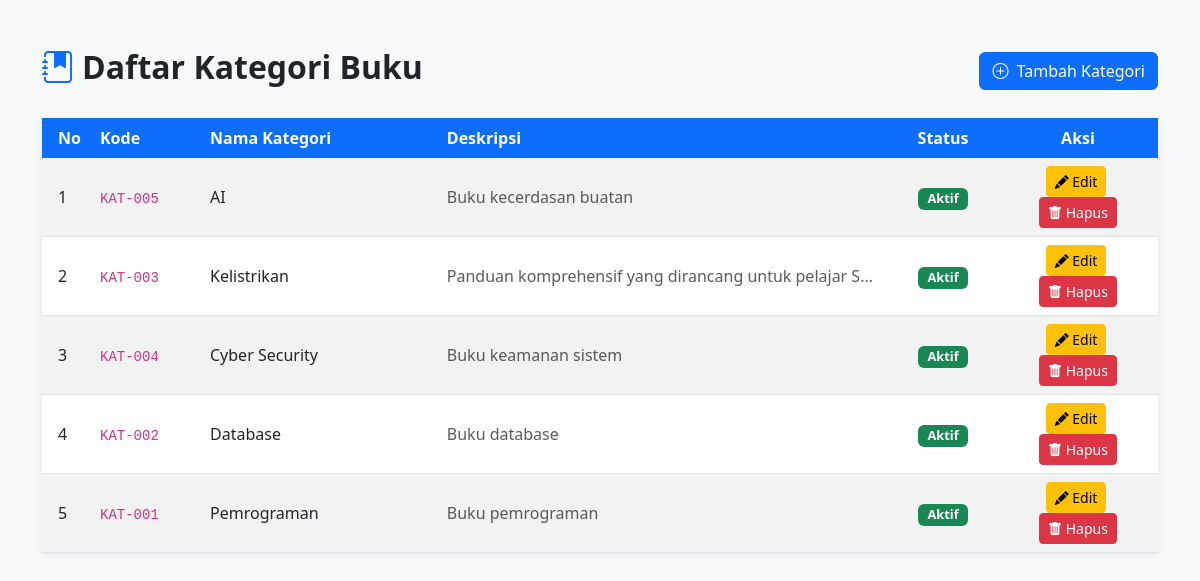
The page / on the database its author committed.
### tables this page shows
CREATE TABLE `kategori` (
  `id_kategori` int NOT NULL,
  `kode_kategori` varchar(10) NOT NULL,
  `nama_kategori` varchar(50) NOT NULL,
  `deskripsi` text,
  `status` enum('Aktif','Nonaktif') DEFAULT 'Aktif',
  `created_at` timestamp NULL DEFAULT CURRENT_TIMESTAMP
);

### index.php (the view, shortened to what this page needs)
<!DOCTYPE html>
<html lang="id">
<head>
    <link href="https://cdn.jsdelivr.net/npm/bootstrap@5.3.0/dist/css/bootstrap.min.css" rel="stylesheet">
    <link href="https://cdn.jsdelivr.net/npm/bootstrap-icons@1.10.5/font/bootstrap-icons.css" rel="stylesheet">
</head>
<body>
<?php
require_once 'config/database.php';
$stmt = $conn->prepare("SELECT id_kategori, kode_kategori, nama_kategori, deskripsi, status, created_at
                         FROM kategori
                         ORDER BY id_kategori DESC");
$stmt->execute();
$result = $stmt->get_result();
?>
<div class="container mt-5 mb-5">
    <div class="d-flex justify-content-between align-items-center mb-4">
        <h2 class="fw-bold"><i class="bi bi-journal-bookmark-fill text-primary me-2"></i>Daftar Kategori Buku</h2>
        <a href="create.php" class="btn btn-primary">
            <i class="bi bi-plus-circle me-1"></i> Tambah Kategori
        </a>
    </div>
    <div class="card">
        <div class="card-body p-0">
            <table class="table table-striped table-hover mb-0 align-middle">
                <thead>
                    <tr>
                        <th width="50"  class="ps-3">No</th>
                        <th width="110">Kode</th>
                        <th>Nama Kategori</th>
                        <th>Deskripsi</th>
                        <th width="110" class="text-center">Status</th>
                        <th width="160" class="text-center">Aksi</th>
                    </tr>
                </thead>
                <tbody>
                <?php
                if ($result->num_rows === 0):
                ?>
                    <tr>
                        <td colspan="6" class="text-center text-muted py-4">
                            <i class="bi bi-inbox fs-4 d-block mb-1"></i>
                            Belum ada data kategori.
                        </td>
                    </tr>
                <?php
                else:
                    $no = 1;
                    while ($row = $result->fetch_assoc()):
                ?>
                    <tr>
                        <td class="ps-3"><?= $no++ ?></td>
                        <td><code><?= htmlspecialchars($row['kode_kategori']) ?></code></td>
                        <td><?= htmlspecialchars($row['nama_kategori']) ?></td>
                        <td class="text-muted" style="max-width:260px; white-space:nowrap; overflow:hidden; text-overflow:ellipsis;">
                            <?= htmlspecialchars($row['deskripsi'] ?? '-') ?>
                        </td>
                        <td class="text-center">
                            <?php if ($row['status'] === 'Aktif'): ?>
                                <span class="badge bg-success badge-status">Aktif</span>
                            <?php else: ?>
                                <span class="badge bg-danger badge-status">Nonaktif</span>
                            <?php endif; ?>
                        </td>
                        <td class="text-center">
                            <a href="edit.php?id=<?= (int)$row['id_kategori'] ?>"
                               class="btn btn-warning btn-sm me-1" title="Edit">
                                <i class="bi bi-pencil-fill"></i> Edit
                            </a>
                            <button type="button"
                                    class="btn btn-danger btn-sm"
                                    title="Hapus"
                                    onclick="confirmDelete(<?= (int)$row['id_kategori'] ?>)">
                                <i class="bi bi-trash-fill"></i> Hapus
                            </button>
                        </td>
                    </tr>
                <?php
                    endwhile;
                endif;
                ?>
                </tbody>
            </table>
        </div>
    </div>
</div>
</body>
</html>

### index.php (style rules this page uses)
body { background-color: #f8f9fa; }
.card { box-shadow: 0 2px 8px rgba(0,0,0,.08); border: none; }
.table thead th { background-color: #0d6efd; color: #fff; border: none; }
.badge-status { font-size: .8rem; padding: .35em .7em; }

### rows shown on the page
kategori: kode_kategori "KAT-005", nama_kategori "AI", deskripsi "Buku kecerdasan buatan", status "Aktif"
kategori: kode_kategori "KAT-003", nama_kategori "Kelistrikan", deskripsi "Panduan komprehensif yang dirancang untuk pelajar S…", status "Aktif"
kategori: kode_kategori "KAT-004", nama_kategori "Cyber Security", deskripsi "Buku keamanan sistem", status "Aktif"
kategori: kode_kategori "KAT-002", nama_kategori "Database", deskripsi "Buku database", status "Aktif"
kategori: kode_kategori "KAT-001", nama_kategori "Pemrograman", deskripsi "Buku pemrograman", status "Aktif"
